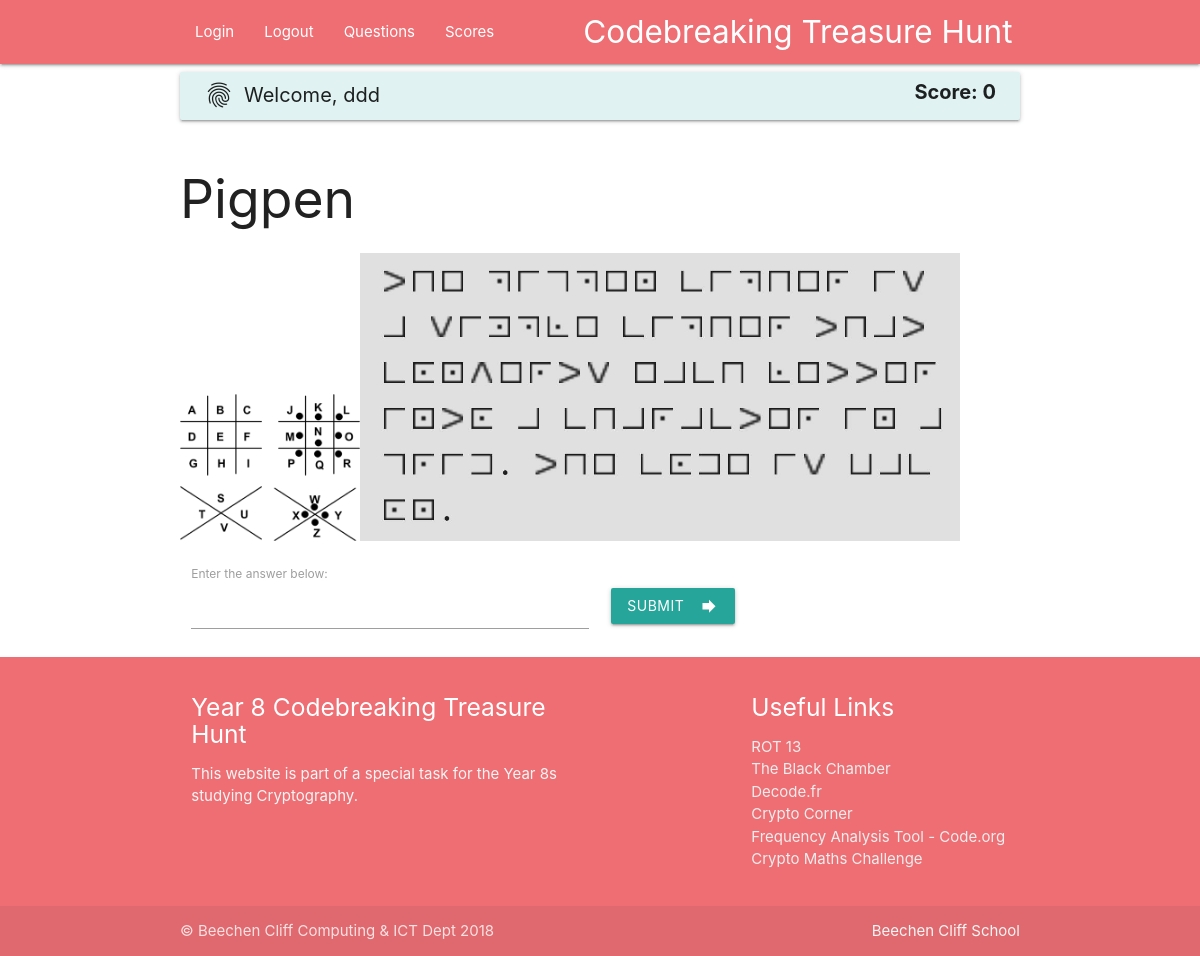
The page /question.php?q=5 (signed in) on the database its author committed.
### tables this page shows
CREATE TABLE IF NOT EXISTS `questions` (
  `questions_id` int(11) NOT NULL AUTO_INCREMENT,
  `question_title` varchar(200) DEFAULT NULL,
  `question_descr` varchar(1000) DEFAULT NULL,
  `question_answer` varchar(200) DEFAULT NULL,
  `question_points` int(11) NOT NULL DEFAULT '1',
  PRIMARY KEY (`questions_id`)
);

### question.php (the view, shortened to what this page needs)
<?php
include("includes/connectToDb.php");
include("includes/header.php");
$sql = "SELECT * FROM questions WHERE questions_id=" .$_GET['q'] ;
$result = $conn->query($sql);
if ($result->num_rows > 0) {
    while($row = $result->fetch_assoc()) {
        $question_title = $row["question_title"];
        $question_descr = $row["question_descr"];
    }
} else {
    echo "No data found!";
}
 ?>
<form method="POST" action="">
    <h2><?php echo $question_title?></h2>
    <p class="q_descr"><?php echo $question_descr?></p>
    <div class="row">
      <div class="col s6">
            <label for="">Enter the answer below:</label>
            <input type="text" name="answer"/>
      </div>
      <div class="col s6">
          <br>
           <button class="btn waves-effect waves-light" type="submit" name="action">Submit
           <i class="material-icons right">forward</i>
    </button>
      </div>
    </div>
</form>
<?php
include("includes/footer.php");
?>

### rows shown on the page
questions: question_title "Pigpen", question_descr (picture)

### other values the page prints
$_SESSION["username"] "ddd"
$row["score"] "0"
